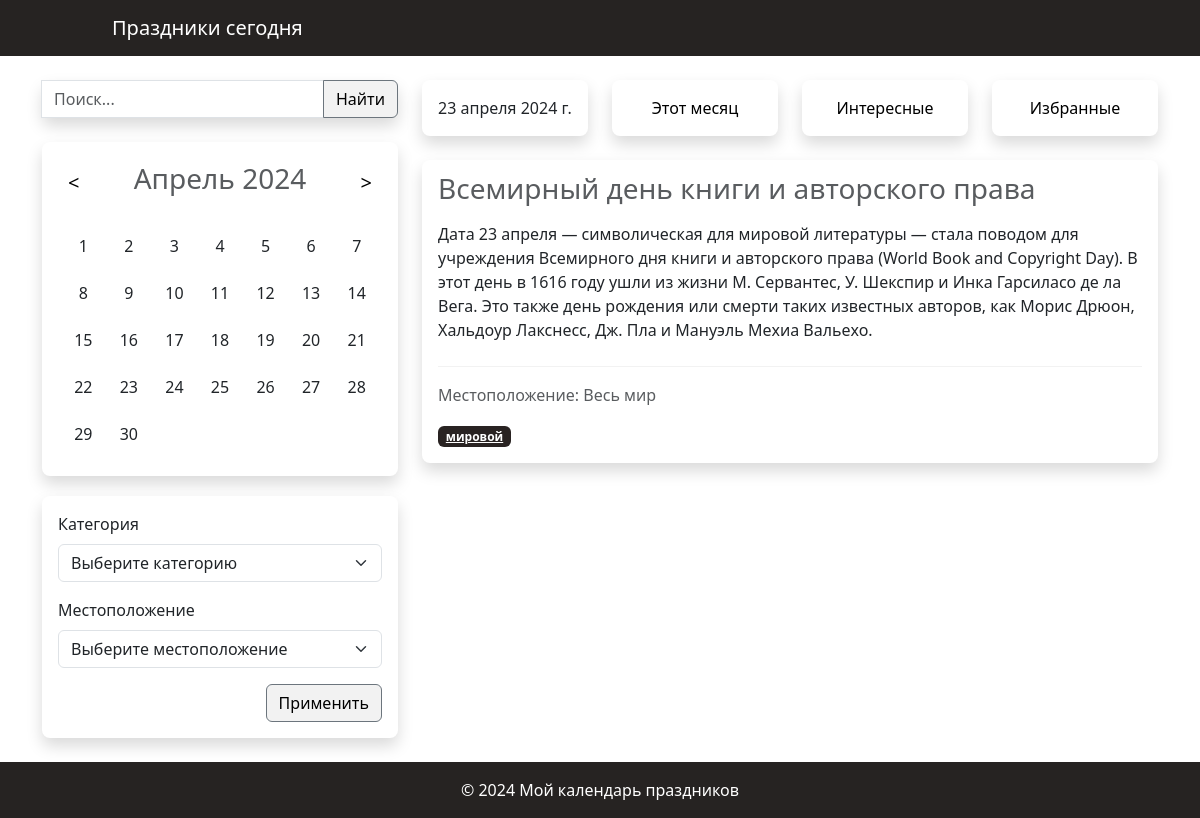
Before: / with the older database file.
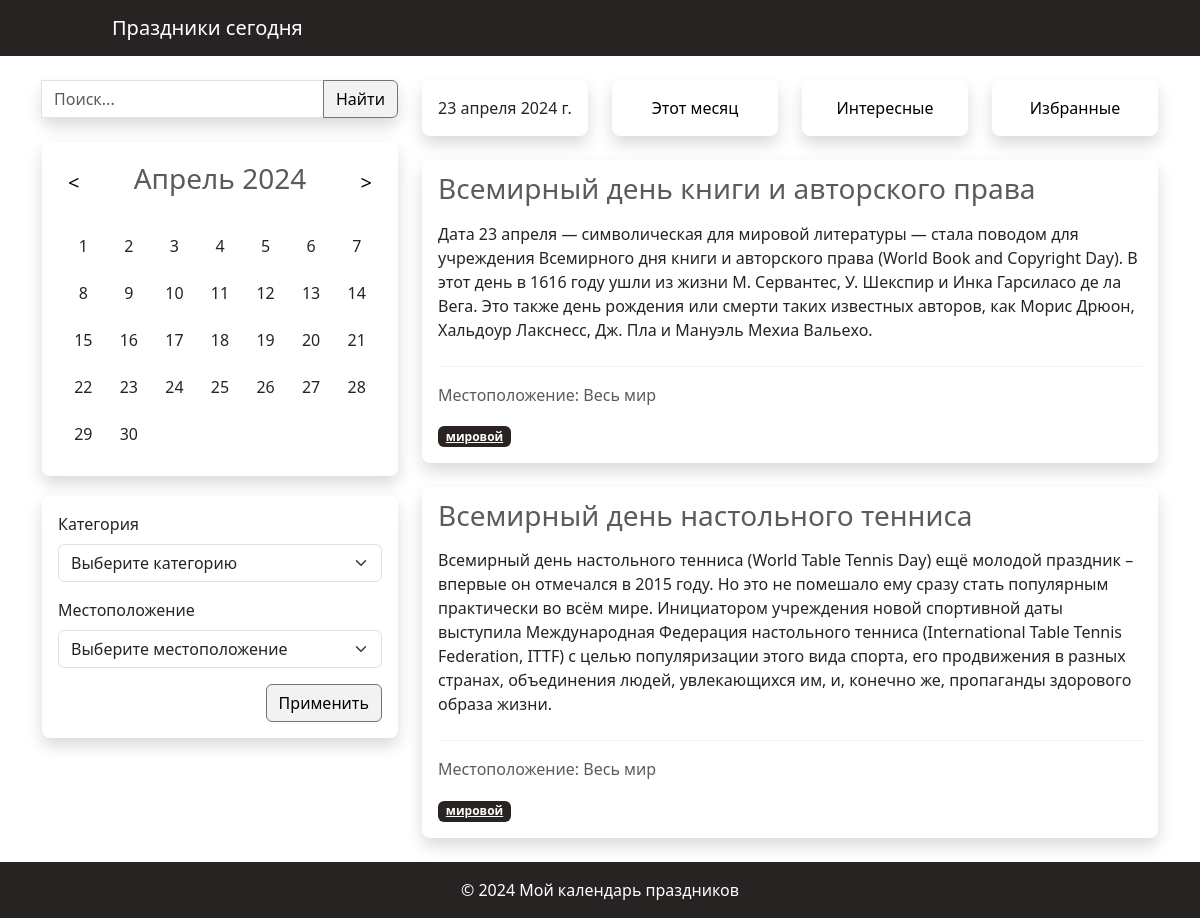
After: the same page with the newer database file.
### calendar_app/models.py (models this page shows, shortened)
class Holiday(models.Model):
    name = models.CharField(max_length=100, verbose_name="Праздник")
    date = models.DateField(verbose_name="Дата", default="2000-01-01")
    description = models.TextField(verbose_name="Описание")
    category = models.ForeignKey(
        Category, on_delete=models.CASCADE, verbose_name="Категория"
    )  # Связь с моделью Category
    location = models.ForeignKey(
        Location, on_delete=models.CASCADE, verbose_name="Местоположение"
    )  # Связь с моделью Location
    hashtags = models.ManyToManyField(Hashtag, blank=True, null=True, verbose_name="Хэштеги")
    slug = models.SlugField(max_length=100, unique=True, blank=True)
    repeat_yearly = models.BooleanField(
        default=False, verbose_name="Повторяется ежегодно"
    )

class Location(models.Model):
    name = models.CharField(
        max_length=100, verbose_name="Местоположение", null=True, blank=True
    )
    def __str__(self):
        return self.name

class Hashtag(models.Model):
    name = models.CharField(max_length=100, db_index=True, verbose_name="Хэштег")
    slug = models.SlugField(max_length=100, unique=True, blank=True)

### calendar_app/views.py (the view)
# urls.py: path("", views.index, name="index"),
def index(request):
    today = timezone.now().date()
    holidays_today = Holiday.objects.filter(date=today)
    all_holidays = Holiday.objects.all()
    categories = Category.objects.all()
    locations = Location.objects.all()
    category = request.GET.get("category")
    location = request.GET.get("location")
    selected_holidays = holidays_today
    if category and category != "":
        selected_holidays = all_holidays.filter(category=category)
    if location and location != "":
        selected_holidays = selected_holidays.filter(location=location)
    return render(
        request,
        "calendar_app/index.html",
        {
            "today": today,
            "selected_holidays": selected_holidays,
            "categories": categories,
            "locations": locations,
            "selected_category": int(category) if category else None,
            "selected_location": int(location) if location else None,
        },
    )

### calendar_app/templates/calendar_app/index.html (shortened to what this page needs)
{% extends 'base.html' %}
{% block content %}
<div class="row justify-content-center mt-4">
    <div class="col-md-4">
    <div class="mb-4 border-0 rounded-3 shadow">
        <div class="card-body">
            <form method="get" action="{% url 'search' %}" class="input-group mb-4">
                <input type="text" name="query" class="form-control" placeholder="Поиск..." aria-label="Поиск..." aria-describedby="button-addon2">
                <button class="btn btn-outline-secondary buttons" type="submit" id="button-addon2">Найти</button>
            </form>
        </div>
    </div>
    <div class="calendar border-0 rounded-3 shadow">
        <div class="header">
            <button id="prevMonth">&lt;</button>
            <h3 id="currentMonthYear" class="text-muted"></h3>
            <button id="nextMonth">&gt;</button>
        </div>
        <div class="days">
        </div>
    </div>
<div class="card mb-4 border-0 rounded-3 shadow">
    <div class="card-body">
        <form method="get">
            <div class="mb-3">
                <label for="category" class="form-label">Категория</label>
                <select name="category" id="category" class="form-select">
                    <option value="" {% if not selected_category %}selected{% endif %}>Выберите категорию</option>
                </select>
            </div>
            <div class="mb-3">
                <label for="location" class="form-label">Местоположение</label>
                <select name="location" id="location" class="form-select">
                    <option value="" {% if not selected_location %}selected{% endif %}>Выберите местоположение</option>
                </select>
            </div>
            <div class="d-flex justify-content-end">
                <button type="submit" class="btn btn-outline-secondary buttons">Применить</button>
            </div>
        </form>
        </div>
    </div>
</div>
    <div class="col-md-8">
        <div class="row mb-2">
            <div class="col-3">
                <div class="card mb-3 border-0 rounded-3 shadow text-center">
                    <div class="card-body">
                        <p class="card-text">{{ today }}</p>
                    </div>
                </div>
            </div>
            <div class="col-3">
                <a href="#" style="text-decoration: none;">
                <div class="card mb-3 border-0 rounded-3 shadow text-center">
                    <div class="card-body">
                        <p class="card-text text-decoration-none text-black">Этот месяц</p>
                    </div>
                </div>
                </a>
            </div>
            <div class="col-3">
                <a href="#" style="text-decoration: none;">
                <div class="card mb-3 border-0 rounded-3 shadow text-center">
                    <div class="card-body">
                        <p class="card-text text-decoration-none text-black">Интересные</p>
                    </div>
                </div>
                </a>
            </div>
            <div class="col-3">
                <a href="#" style="text-decoration: none;">
                <div class="card mb-3 border-0 rounded-3 shadow text-center">
                    <div class="card-body">
                        <p class="card-text text-decoration-none text-black">Избранные</p>
                    </div>
                </div>
                </a>
            </div>
        </div>
        {% if selected_holidays %}
            {% for holiday in selected_holidays %}
                <div class="card mb-4 border-0 rounded-3 shadow">
                    <div class="card-body">
                        <a href="{% url 'holiday_detail' slug=holiday.slug %}" style="text-decoration: none; color: inherit;">
                            <h3 class="card-subtitle mb-3 text-muted">{{ holiday.name }}</h3>
                        </a>
                        <p class="card-text mb-4">{{ holiday.description }}</p>
                        <hr style="border-top: 1px solid #ccc;">
                        <p class="card-text text-muted">Местоположение: {{ holiday.location }}</p>
                        <div class="mt-3">
                            {% for hashtag in holiday.hashtags.all %}
                                <a href="{% url 'holidays_by_hashtag' hashtag=hashtag.slug %}" class="badge bg-custom">{{ hashtag.name }}</a>
                            {% endfor %}
                        </div>
                    </div>
                </div>
            {% endfor %}
        {% else %}
            <div class="card border-0 rounded-3 shadow mb-4">
                <div class="card-body">
                    <p class="card-text text-muted text-center">Праздники с выбранными категориями отсутствуют.</p>
                </div>
            </div>
        {% endif %}
    </div>
</div>
{% endblock %}

### calendar_app/templates/base.html (shortened to what this page needs)
{% load static %}
<!DOCTYPE html>
<html lang="en">
<head>
    <link href="https://cdn.jsdelivr.net/npm/bootstrap@5.3.0-alpha1/dist/css/bootstrap.min.css" rel="stylesheet">
    <link rel="stylesheet" href="{% static 'css/main.css' %}">
</head>
<body>
    <header>
        <nav style="margin-left: 100px;" class="navbar navbar-expand-lg navbar-light">
            <div class="container-fluid">
                <a class="navbar-brand" href="{% url 'index' %}" style="color: #ffffff;">Праздники сегодня</a>
            </div>
        </nav>
    </header>
    <main class="container mt-4">
        {% block content %}
        {% endblock %}
    </main>
    <footer style="background-color: #262322" class="text-center py-3 sticky-bottom">
        &copy; 2024 Мой календарь праздников
    </footer>
</body>
</html>

### calendar_app/static/css/main.css (style rules this page uses)
body { background-color: #fff; }
header { background-color: #262322; }
footer { color: #ffffff; }
.buttons { background-color: #f2f2f2; color: #000; }
.calendar { width: 100%; background-color: #ffffff; border-radius: 10px; box-shadow: 0 0 10px rgba(0, 0, 0, 0.1); padding: 20px; margin-bottom: 20px; }
.days { display: grid; grid-template-columns: repeat(7, 1fr); gap: 3px; justify-content: center; }
.header { display: flex; justify-content: space-between; align-items: center; margin-bottom: 20px; }
.header button { background: none; border: none; cursor: pointer; font-size: 20px; }
footer { background-color: #add8e6; color: #ffffff; position: fixed; bottom: 0; width: 100%; padding: 10px 0; text-align: center; z-index: 999; }
.bg-custom { background-color: #292322; color: #fff; }

Changed rows visible on the page:
added Holiday: name "Всемирный день настольного тенниса", description "Всемирный день настольного тенниса (World Table Tennis Day) ещё молодой праздник – впервые он отмечался в 2015 году. Но это не помешало ему сразу стать популярным практически во всём мире. Инициатором учреждения новой спортивной даты выступила Международная Федерация настольного тенниса (International Table Tennis Federation, ITTF) с целью популяризации этого вида спорта, его продвижения в разных странах, объединения людей, увлекающихся им, и, конечно же, пропаганды здорового образа жизни.", location "Весь мир", Hashtag (name "мировой")
